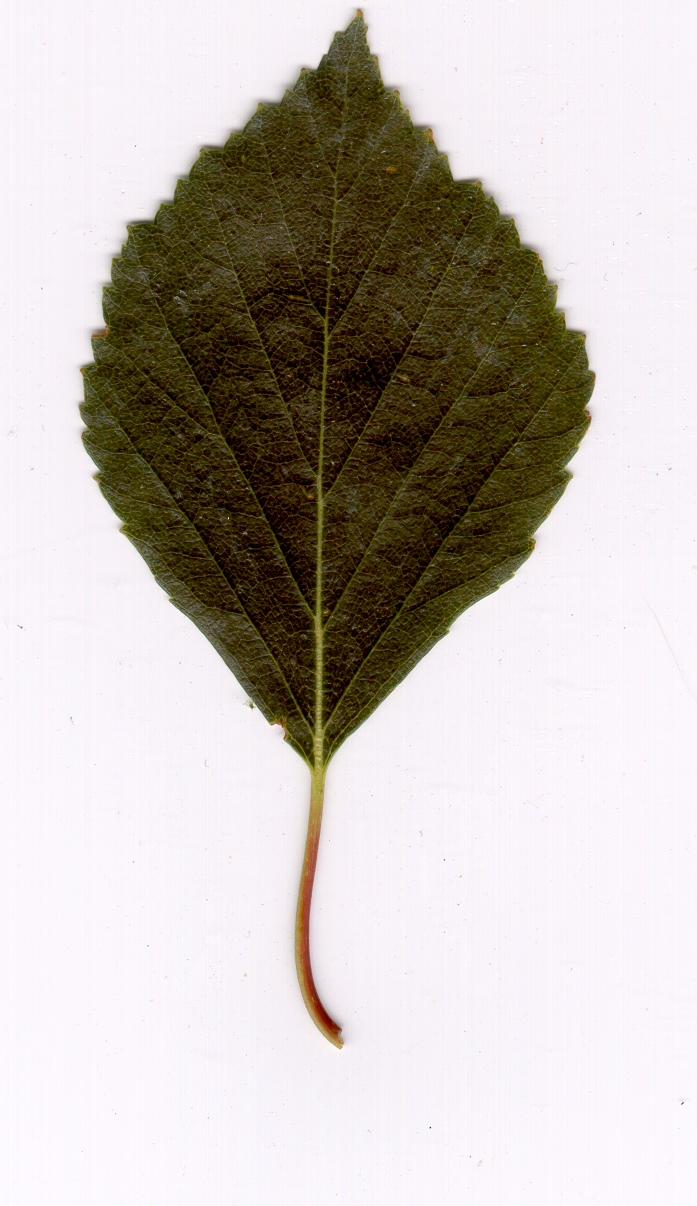
#> input picture data/raw/especie_01/l5nr001.png, 697 x 1206 px
$ python -i shape_features.py   (imports and definitions only)   (older library calls are emulated)
#> lines starting #> are read from the running program, lines starting #| are printed output that depends on the picture; after the words box and inside, x2 and y2 are one past the last pixel; in counts of white or black regions, pixels touching at a corner belong together
#> further down, picture is the input picture: shape (1206, 697, 3); mean B, G, R 182.5, 188.6, 195.4
import cv2
import numpy as np
from pathlib import Path
import logging
from typing import List, Dict, Optional, Tuple
import pandas as pd
import os
import shutil
from datetime import datetime

# Configura logging
# [1 line not run here, left out]
logger = logging.getLogger(__name__)

# Configuración de rutas
PROJECT_ROOT = Path(__file__).resolve().parents[2]  # Ajusta según tu estructura
output_dir = PROJECT_ROOT / "data" / "processed"
# [1 line not run here, left out]

# Ruta al archivo CSV existente
existing_csv_path = output_dir / "leaf_features.csv"

# Si el archivo ya existe, haz una copia de seguridad
# [4 lines not run here, left out]

# [11 lines left out: function load_image, not called in this run]

def preprocess_image(image: np.ndarray) -> np.ndarray:
    """Aplica preprocesamiento para mejorar la detección de contornos."""
    if len(image.shape) == 3:
        image = cv2.cvtColor(image, cv2.COLOR_BGR2GRAY)
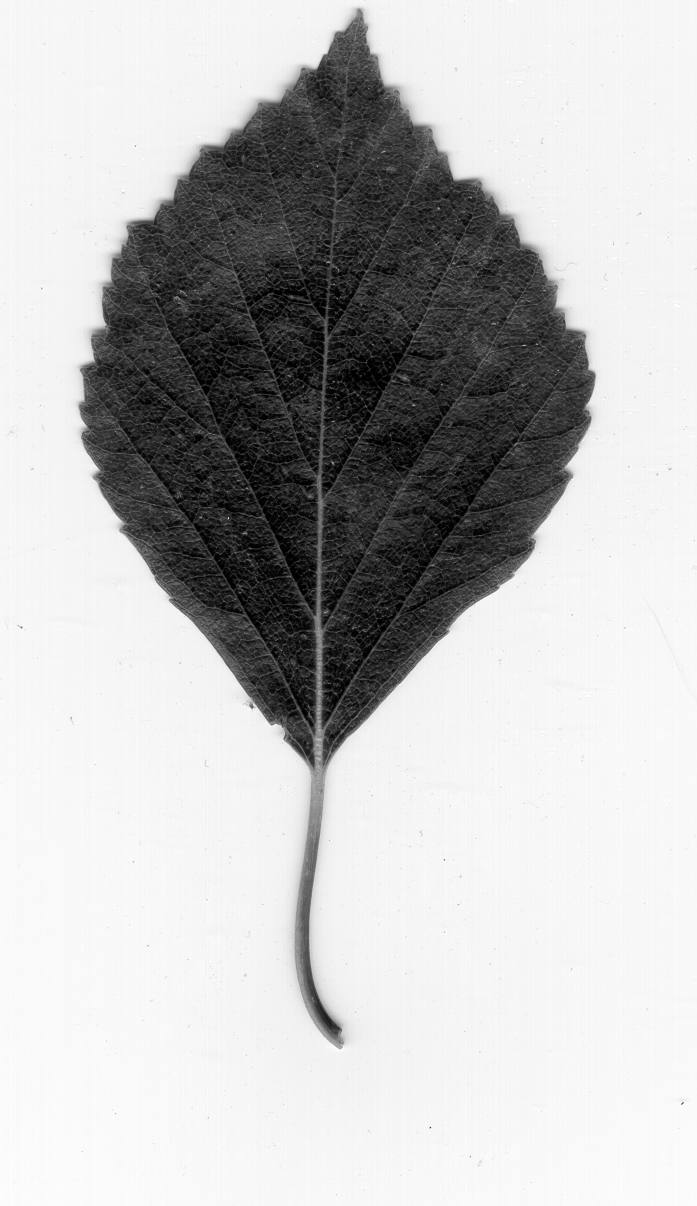
#> image: shape (1206, 697); min 0, max 255, mean 189.9
    blurred = cv2.GaussianBlur(image, (7, 7), 0)
    _, thresh = cv2.threshold(blurred, 60, 255, cv2.THRESH_BINARY_INV + cv2.THRESH_OTSU)
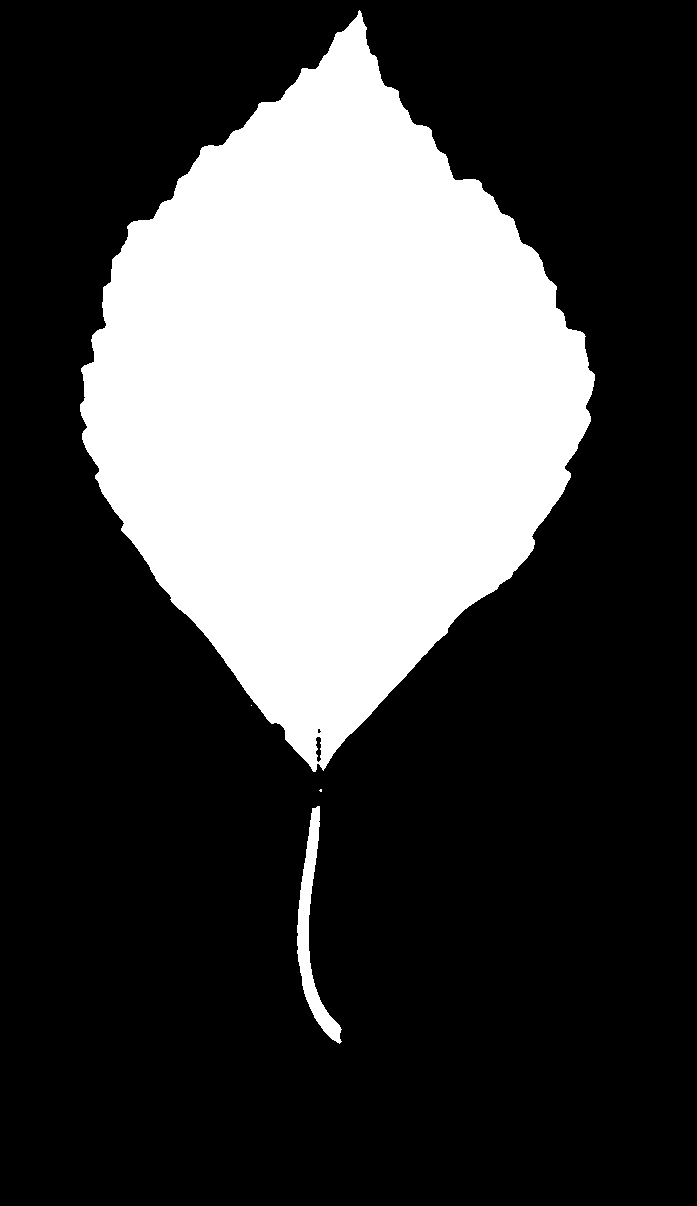
#> thresh: shape (1206, 697); 27.8% white; 4 white regions (2 under 20 px), largest, box (x1, y1, x2, y2) and area: (80, 10, 595, 772) 230848, (297, 806, 342, 1044) 2837
    return thresh

# [84 lines left out: functions detect_leaf_contour, calculate_hu_moments, extract_shape_features, visualize_contour, process_batch_images, not called in this run]

# [40 lines not run here, left out]

>>> import cv2
>>> picture = cv2.imread('../../data/raw/especie_01/l5nr001.png')
>>> result = preprocess_image(picture)
